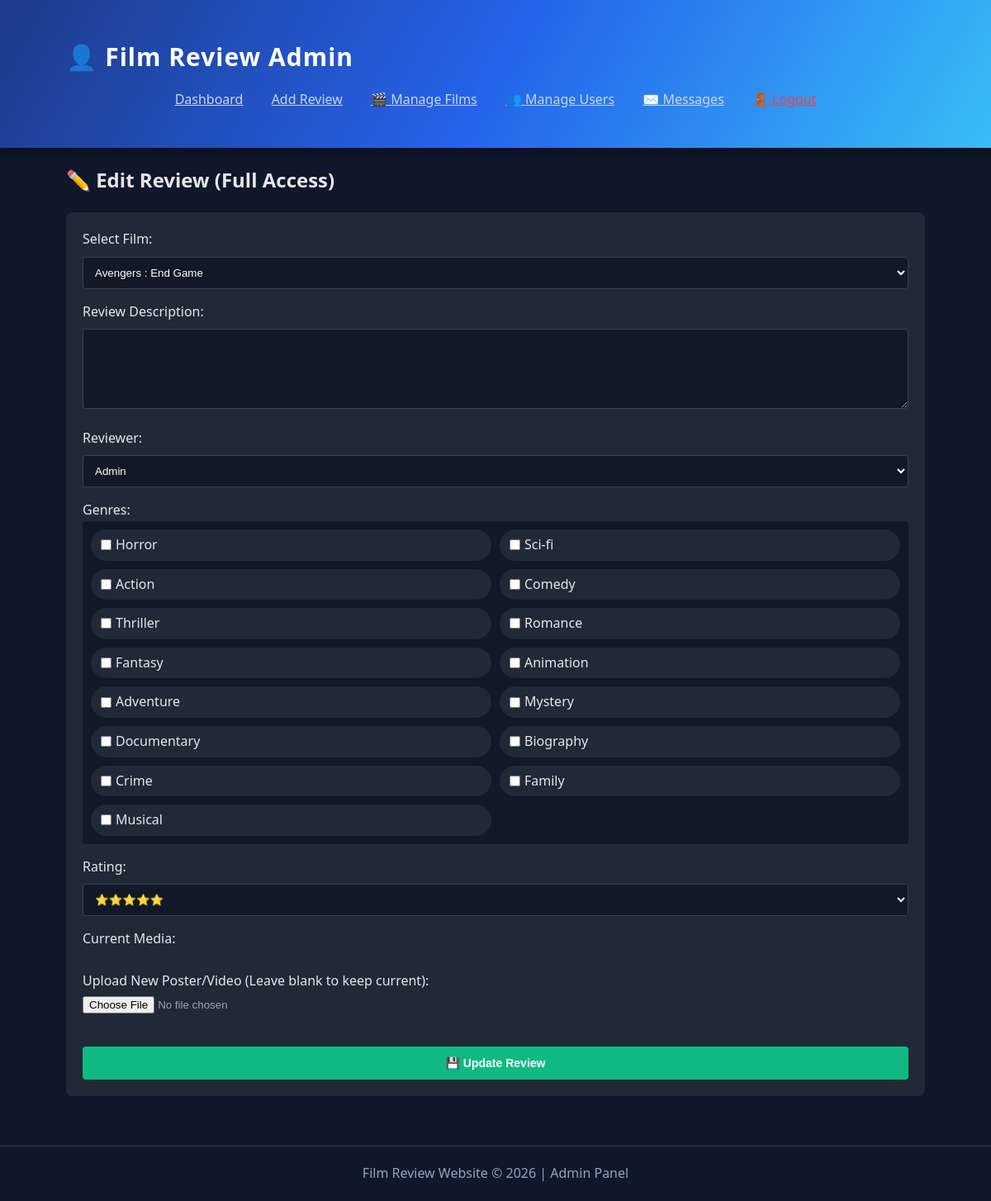
The page /admin/editreview.php (signed in) on the database its author committed.
### tables this page shows
CREATE TABLE
  `genre` (
    `id` int (11) NOT NULL,
    `name` varchar(255) DEFAULT NULL
  );

### admin/editreview.php (called while the page is built, shortened)
<?php
include '../includes/DatabaseConnection.php';
include '../includes/DatabaseFunctions.php';
try {
    if ($_SERVER['REQUEST_METHOD'] === 'POST') {
        $posterName = $_POST['current_poster'];
        if (!empty($_FILES['poster']['name'])) {
            $posterName = time() . '_' . $_FILES['poster']['name'];
            move_uploaded_file($_FILES['poster']['tmp_name'], '../uploads/' . $posterName);
            if (!empty($_POST['current_poster']) && file_exists('../uploads/' . $_POST['current_poster'])) {
                unlink('../uploads/' . $_POST['current_poster']);
            }
        }
        updateReview($pdo, $_POST['reviewid'], $_POST['reviewtext'], $_POST['rating'], $_POST['film'], $_POST['reviewerid'], $posterName);
        deleteReviewGenres($pdo, $_POST['reviewid']);
        if (isset($_POST['genre'])) {
            foreach ($_POST['genre'] as $genreId) {
                insertReviewGenre($pdo, $_POST['reviewid'], $genreId);
            }
        }
        header('Location: index.php');
        exit();
    } else {
        $review = getReviewById($pdo, $_GET['id']);
        $films = getFilms($pdo);
        $genres = getGenres($pdo);
        $currentGenres = getReviewGenreIds($pdo, $_GET['id']);
        include '../admin/admin_templated/admin_editreview.html.php';
    }
} catch (PDOException $e) {
    $title = 'Database error';
    $output = $e->getMessage();
}
include '../admin/admin_templated/admin_layout.html.php';

### includes/DatabaseFunctions.php (called while the page is built, shortened)
<?php
function getFilms($pdo)
{
    $sql = 'SELECT * FROM film';
    $query = $pdo->query($sql);
    return $query->fetchAll();
}
function getGenres($pdo)
{
    $genres = $pdo->query('SELECT id, name FROM genre');
    return $genres;
}
function getReviewById($pdo, $id)
{
    $sql = 'SELECT * FROM review WHERE id = :id';
    $stmt = $pdo->prepare($sql);
    $stmt->bindValue(':id', $id);
    $stmt->execute();
    return $stmt->fetch();
}
function getReviewGenreIds($pdo, $reviewid)
{
    $sql = 'SELECT genreid FROM reviewgenre WHERE reviewid = :reviewid';
    $stmt = $pdo->prepare($sql);
    $stmt->execute([':reviewid' => $reviewid]);
    return $stmt->fetchAll(PDO::FETCH_COLUMN);
}

### admin/admin_templated/admin_editreview.html.php (the view, shortened to what this page needs)
<h2 style="margin-bottom: 20px;">✏️ Edit Review (Full Access)</h2>
<form action="" method="post" enctype="multipart/form-data" style="background: #1f2937; padding: 20px; border-radius: 8px;">
    <label>Select Film:</label>
    <select name="film" required style="width: 100%; padding: 10px; margin-bottom: 15px; border-radius: 4px; background: #111827; color: white; border: 1px solid #374151;">
        <?php foreach ($films as $film): ?>
            <option value="<?= $film['id'] ?>" <?= ($film['id'] == $review['filmid']) ? 'selected' : '' ?>>
                <?= htmlspecialchars($film['title']) ?>
            </option>
        <?php endforeach; ?>
    </select>
    <label>Review Description:</label>
    <textarea name="reviewtext" rows="5" required style="width: 100%; padding: 10px; margin-bottom: 15px; border-radius: 4px; background: #111827; color: white; border: 1px solid #374151;"><?= htmlspecialchars($review['reviewtext']) ?></textarea>
    <label>Reviewer:</label>
    <select name="reviewerid" required style="width: 100%; padding: 10px; margin-bottom: 15px; border-radius: 4px; background: #111827; color: white; border: 1px solid #374151;">
        <option value="10" <?= ($review['reviewerid'] == 10) ? 'selected' : '' ?>>Admin</option>
    </select>
    <label>Genres:</label>
    <div class="genre-group" style="display: grid; grid-template-columns: 1fr 1fr; gap: 10px; margin-bottom: 15px; background: #111827; padding: 10px; border-radius: 4px;">
        <?php foreach ($genres as $genre): ?>
            <label style="display: flex; align-items: center; gap: 5px; cursor: pointer;">
                <input type="checkbox" name="genre[]" value="<?= $genre['id'] ?>" <?= in_array($genre['id'], $currentGenres) ? 'checked' : '' ?>>
                <?= htmlspecialchars($genre['name']) ?>
            </label>
        <?php endforeach; ?>
    </div>
    <label>Rating:</label>
    <select name="rating" required style="width: 100%; padding: 10px; margin-bottom: 15px; border-radius: 4px; background: #111827; color: white; border: 1px solid #374151;">
        <option value="5" <?= ($review['rating'] == 5) ? 'selected' : '' ?>>⭐⭐⭐⭐⭐</option>
    </select>
    <label>Current Media:</label><br>
    <br><label>Upload New Poster/Video (Leave blank to keep current):</label>
    <input type="file" name="poster" accept="image/*, video/*" style="width: 100%; margin-top: 5px; color: #9ca3af; margin-bottom: 20px;">
    <input type="submit" value="💾 Update Review" style="width: 100%; padding: 12px; background: #10b981; color: white; border: none; border-radius: 4px; font-weight: bold; cursor: pointer;">
</form>

### admin/style.css (style rules this page uses)
* { margin: 0; padding: 0; box-sizing: border-box; }
body { font-family: "Segoe UI", Arial, sans-serif; background: #0f172a; color: #e5e7eb; line-height: 1.6; }
button, input[type="submit"] { background: linear-gradient(135deg, #6366f1, #22c55e); border: none; padding: 8px 14px; color: white; border-radius: 8px; cursor: pointer; font-size: 14px; transition: 0.3s; margin-top: 20px; }
form { margin-top: 15px; }
textarea, select, input[type="text"] { width: 100%; padding: 10px; margin-top: 8px; margin-bottom: 15px; border-radius: 8px; border: none; background: #1f2937; color: white; }
input[type="file"] { margin-top: 10px; }
h2 { margin-bottom: 20px; }
.genre-group { display: flex; flex-wrap: wrap; gap: 10px; }
.genre-group label { display: flex; align-items: center; gap: 5px; background: #1f2937; padding: 6px 12px; border-radius: 20px; cursor: pointer; white-space: nowrap; }

### rows shown on the page
genre: name "Horror"
genre: name "Sci-fi"
genre: name "Action"
genre: name "Comedy"
genre: name "Thriller"
genre: name "Romance"
genre: name "Fantasy"
genre: name "Animation"
genre: name "Adventure"
genre: name "Mystery"
genre: name "Documentary"
genre: name "Biography"
genre: name "Crime"
genre: name "Family"
genre: name "Musical"

### other values the page prints
form field film "Avengers : End Game"
